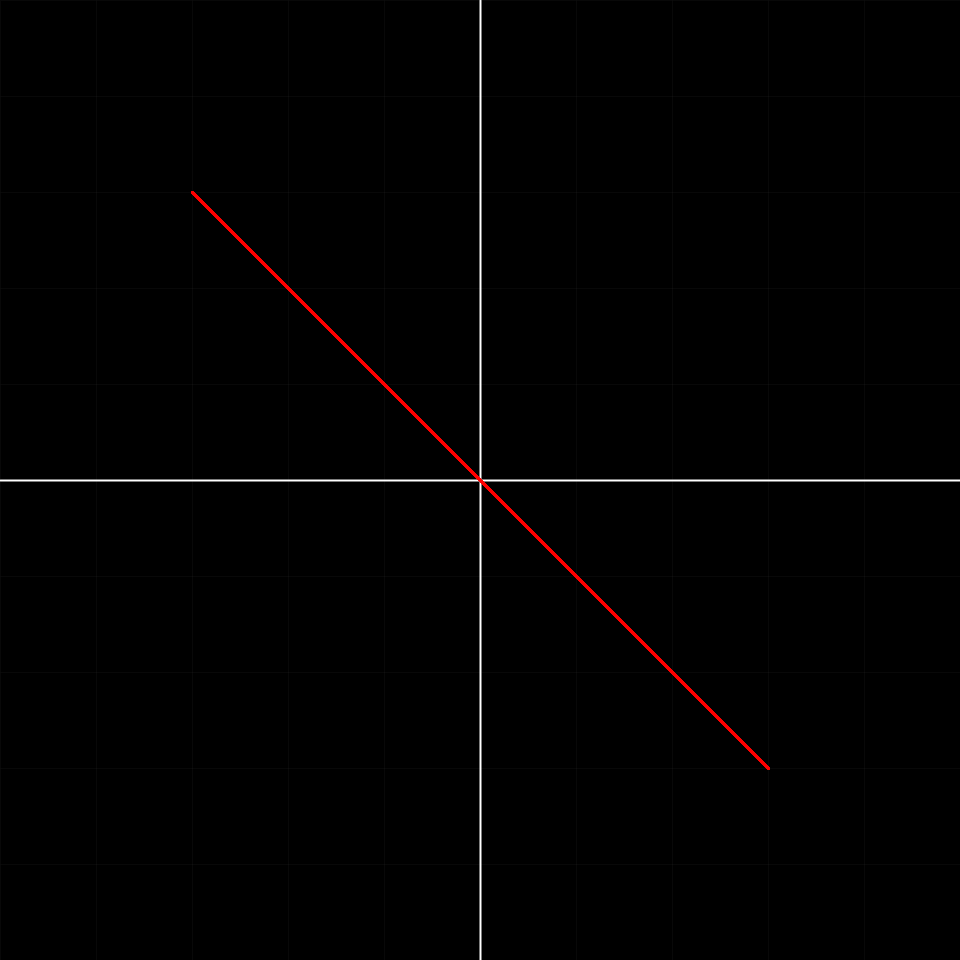
Frame 1 (no input)
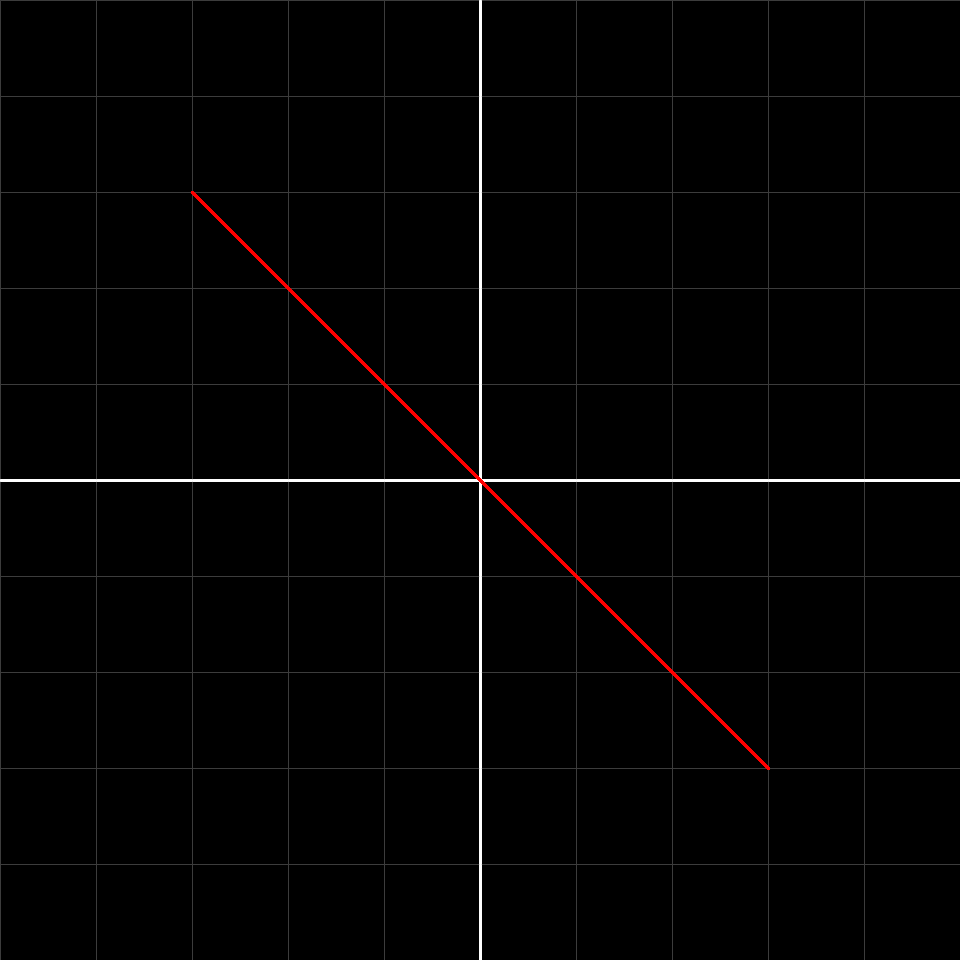
Frame 60 (the mouse pressed at the canvas centre just before this capture)
Frame 120 (the mouse held since frame 60 and released just before this capture): identical to frame 60, image omitted

The Processing sketch that drew these frames (run headless with seeded random() and noise(); from frame 60 on, the mouse is pressed at the canvas centre):

// Processing sketch: Systeme_equation_pde
// ── Systeme_equation_pde.pde
int Nc = 10;
float sizeC;
float[][] Position = new float[Nc][Nc];



void settings() {
  //int sizeX = (displayWidth * 70 /100), sizeY = (displayHeight * 70 / 100);
  int size = (displayHeight * 80 / 100);
  

  size(size, size);
}

void setup() {
  background(0);
  
  sizeC = (float)height/Nc;
}



void draw(){
  draw_plan_cartesien(); //<>//
  calcule();
  draw_jsp();
} //<>//



void draw_plan_cartesien(){
  //dessine les cases dans le background
  for(int i = 0; i < Nc; i++){
    for(int j = 0; j < Nc; j++){
      
    }
    stroke(60);
    strokeWeight(0);
    line(0, sizeC*i, width, sizeC*i);
    line(sizeC*i, 0, sizeC*i, width);
  }
    //dessine la ligne de l'axe des X et des Y
    stroke(255);
    strokeWeight(2);
    line(0, height/2, width, height/2);
    line(height/2, 0, height/2, width);
}



void draw_jsp()
{
  for(int i = 0; i < Nc; i++){
    for(int j = 0; j < Nc; j++){
      stroke(255, 0, 0);
    line(Position[8][8],Position[8][8], Position[3][2],Position[3][2]);
      //color(255);
      //ellipse(PositionX[i][j], PositionY[i][j], 10, 10);
    }
  }
}



void calcule(){
  for(int i = 0; i < Nc; i++){
    for(int j = 0; j < Nc; j++){
      Position[i][j] = sizeC*i;
      Position[i][j] = sizeC*j;
      //println("PositionX[i][j] = " + PositionX[i][j] + "PositionY[i][j] = " + PositionY[i][j]);
    }
  }
}
